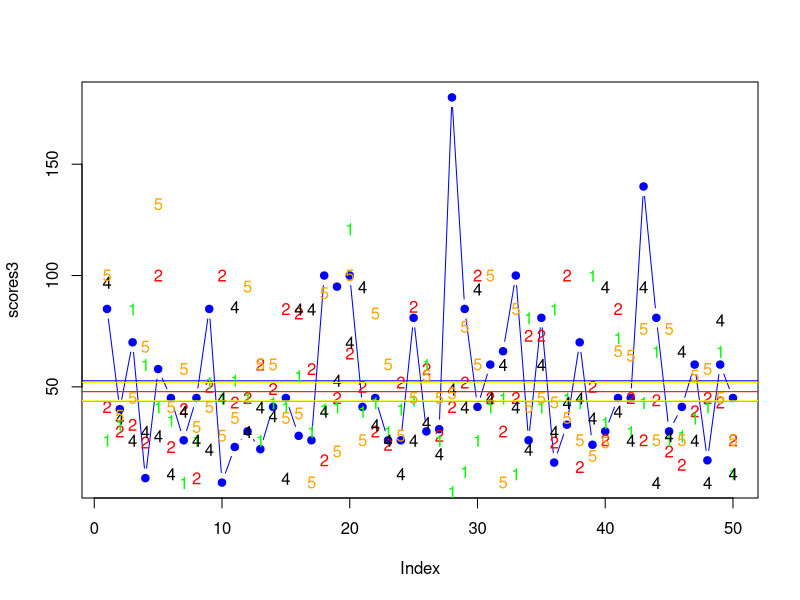
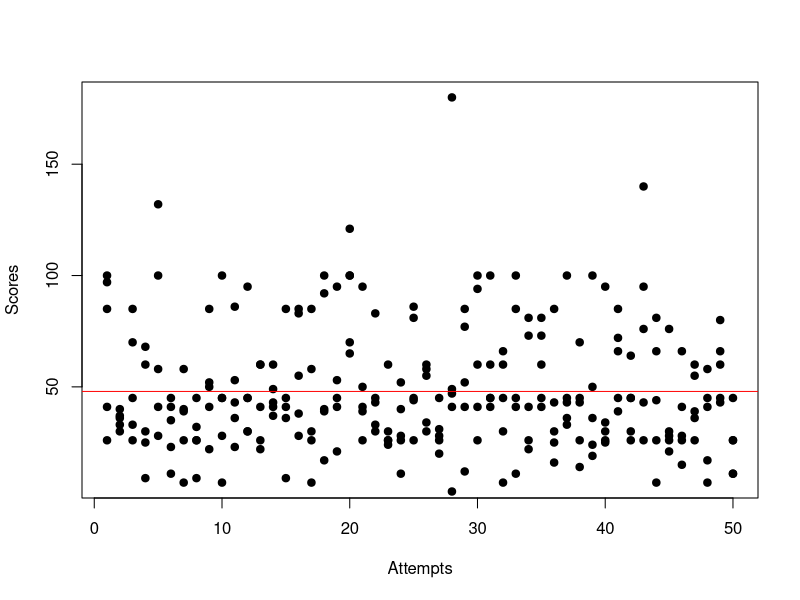
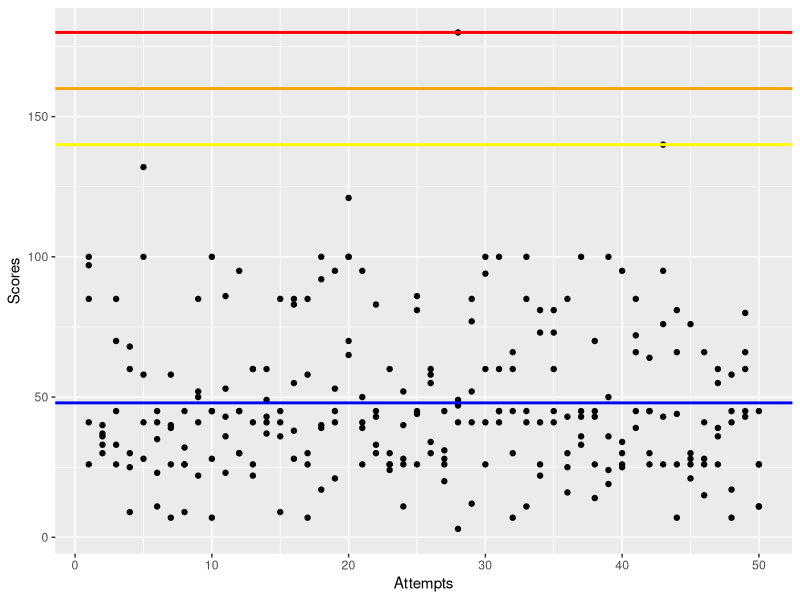

Source code (R) for these figures, in order:
library(ggplot2)
#Scores1 28NOV16
scores1 <- c(26,33,85,60,41,35,7,26,52,45,53,45,26,43,41,55,30,40,41,121,39,43,30,40,44,60,26,3,12,26,41,45,11,81,41,85,45,43,100,34,72,30,43,66,26,28,36,41,66,11)
#Scores2 16JAN17
scores2 <- c(41,30,33,25,100,23,40,9,50,100,43,45,60,49,85,83,58,17,45,65,50,30,24,52,86,58,28,41,52,100,45,30,45,73,73,25,100,14,50,26,85,45,26,44,21,15,39,45,43,26)
#Scores3 23JAN17
scores3 <- c(85,40,70,9,58,45,26,45,85,7,23,30,22,41,45,28,26,100,95,100,41,45,26,26,81,30,31,180,85,41,60,66,100,26,81,16,33,70,24,30,45,45,140,81,30,41,60,17,60,45)
#Scores4 01FEB17
scores4 <- c(97,36,26,30,28,11,39,26,22,45,86,30,41,37,9,85,85,39,53,70,95,33,26,11,26,34,20,49,41,94,45,60,41,22,60,30,43,45,36,95,39,26,95,7,28,66,26,7,80,11)
#Scores5 06FAB17
scores5 <- c(100,37,45,68,132,41,58,32,41,28,36,95,60,60,36,38,7,92,21,100,26,83,60,28,45,55,45,47,77,60,100,7,85,41,45,43,36,26,19,25,66,64,76,26,76,26,55,58,45,26)


scores <- c(scores1,scores2,scores3,scores4,scores5)

ScoreTable <- data.frame(1:50,scores1,scores2,scores3,scores4,scores5)
colnames(ScoreTable)[1] <- 'Attempts'


plot(scores3,col="blue",pch=19,type = 'b')
abline(h=mean(scores3),col='blue')
points(scores2,col="red",pch='2',type = 'p')
abline(h=mean(scores2), col="red")
points(scores1,col="green",pch='1',type = 'p')
abline(h=mean(scores1), col="green")
points(scores4,col="black",pch='4',type = 'p')
abline(h=mean(scores4), col="yellow")
points(scores5,col="orange",pch='5',type = 'p')
abline(h=mean(scores5), col="yellow")


means <- c(mean(scores1),mean(scores2),mean(scores3),mean(scores4),mean(scores5)) 


plot(scores3,pch = 19,xlab = 'Attempts',ylab = 'Scores')
points(scores2,pch = 19)
points(scores1,pch = 19)
points(scores4,pch = 19)
points(scores5,pch = 19)
abline(h=mean(scores),col='red')

gg <- ggplot(ScoreTable,aes(x=Attempts))
gg <- gg + geom_point(aes(y=scores1))
gg <- gg + geom_point(aes(y=scores2))
gg <- gg + geom_point(aes(y=scores3))
gg <- gg + geom_point(aes(y=scores4))
gg <- gg + geom_point(aes(y=scores5))
gg <- gg + geom_hline(color='blue', yintercept =  mean(scores), size = 1)
gg <- gg + geom_hline(color='yellow', yintercept =  140, size = 1)
gg <- gg + geom_hline(color='orange', yintercept =  160, size = 1)
gg <- gg + geom_hline(color='red', yintercept =  180, size = 1)
gg <- gg + labs(y='Scores')
gg
